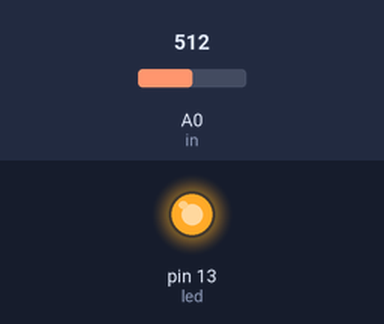
A sketch run on a simulated Arduino Uno, built with avr-gcc and run on an emulated ATmega328P. Shown: output pins drawn as LEDs (lit = HIGH). The inputs (shaded band) are chosen by the test bench; at power-on: A0 (in) = 512.

Above: at 1.2 s.
1.3 s: A0 (in) set to 992
2.8 s: A0 (in) set to 1014
At 4.0 s:
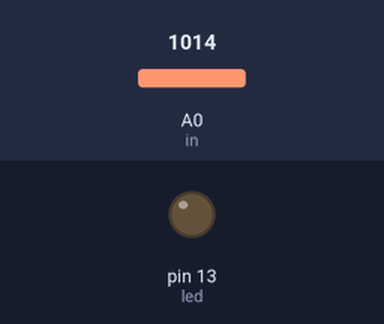
4.3 s: A0 (in) set to 900
At 5.3 s:
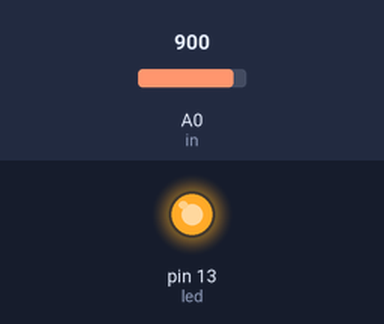
5.8 s: A0 (in) set to 1023
At 6.5 s:
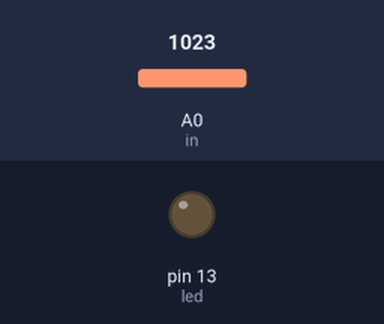
Timing chart, 0 to 8.3 s (numbered marks = the images above; inputs shaded):
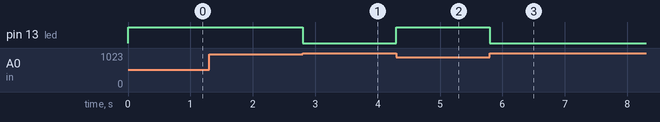

Measured:
- the behaviour switches between 999 and 1000 on A0 (in) (found by bisection; images 0 and 1)
- after the input at 1.3 s, every drawn part: stays the same
- after the input at 2.8 s, pin 13 (led): HIGH → LOW at once
- after the input at 4.3 s, pin 13 (led): LOW → HIGH at once
- after the input at 5.8 s, pin 13 (led): HIGH → LOW at once

The sketch:

ldr.ino
```cpp
int in=0;
int led=13;

void setup() {
  // put your setup code here, to run once:

pinMode(in,INPUT);
pinMode(led,OUTPUT);
Serial.begin(9600);
}

void loop() {
  // put your main code here, to run repeatedly:

int val=analogRead(in);

//Serial.println(   val);
int thre=1000;
if(val<thre)
{
  digitalWrite(led,HIGH);

}
else
{
  digitalWrite(led,LOW);
}

}
```
